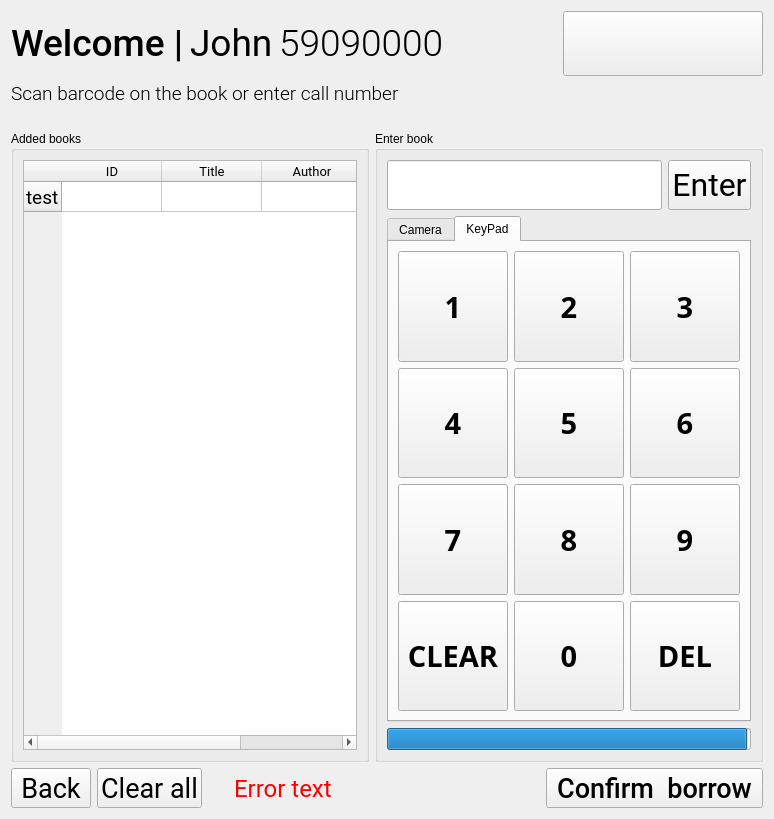
      <widget class="QWidget" name="borrow_page">
       <layout class="QVBoxLayout" name="verticalLayout_2">
        <item>
         <layout class="QHBoxLayout" name="horizontalLayout_5">
          <item>
           <widget class="QLabel" name="label_3">
            <property name="sizePolicy">
             <sizepolicy hsizetype="Maximum" vsizetype="Preferred">
              <horstretch>0</horstretch>
              <verstretch>0</verstretch>
             </sizepolicy>
            </property>
            <property name="font">
             <font>
              <family>Roboto Medium</family>
              <pointsize>28</pointsize>
             </font>
            </property>
            <property name="text">
             <string>Welcome |</string>
            </property>
           </widget>
          </item>
          <item>
           <widget class="QLabel" name="label_borrow_name">
            <property name="enabled">
             <bool>true</bool>
            </property>
            <property name="sizePolicy">
             <sizepolicy hsizetype="Maximum" vsizetype="Ignored">
              <horstretch>0</horstretch>
              <verstretch>0</verstretch>
             </sizepolicy>
            </property>
            <property name="font">
             <font>
              <family>Roboto</family>
              <pointsize>28</pointsize>
             </font>
            </property>
            <property name="text">
             <string>John</string>
            </property>
           </widget>
          </item>
          <item>
           <widget class="QLabel" name="label_borrow_id">
            <property name="font">
             <font>
              <family>Roboto Light</family>
              <pointsize>28</pointsize>
             </font>
            </property>
            <property name="text">
             <string>59090000</string>
            </property>
           </widget>
          </item>
          <item>
           <widget class="QPushButton" name="pushButton_line_connect">
            <property name="sizePolicy">
             <sizepolicy hsizetype="Maximum" vsizetype="Fixed">
              <horstretch>0</horstretch>
              <verstretch>0</verstretch>
             </sizepolicy>
            </property>
            <property name="minimumSize">
             <size>
              <width>200</width>
              <height>65</height>
             </size>
            </property>
            <property name="font">
             <font>
              <family>Roboto</family>
              <pointsize>16</pointsize>
             </font>
            </property>
            <property name="text">
             <string/>
            </property>
           </widget>
          </item>
         </layout>
        </item>
        <item>
         <widget class="QLabel" name="label_5">
          <property name="font">
           <font>
            <family>Roboto Light</family>
            <pointsize>14</pointsize>
           </font>
          </property>
          <property name="text">
           <string>Scan barcode on the book or enter call number</string>
          </property>
         </widget>
        </item>
        <item>
         <spacer name="verticalSpacer_5">
          <property name="orientation">
           <enum>Qt::Vertical</enum>
          </property>
          <property name="sizeType">
           <enum>QSizePolicy::Fixed</enum>
          </property>
          <property name="sizeHint" stdset="0">
           <size>
            <width>20</width>
            <height>20</height>
           </size>
          </property>
         </spacer>
        </item>
        <item>
         <layout class="QGridLayout" name="gridLayout_4">
          <item row="0" column="0">
           <widget class="QGroupBox" name="groupBox">
            <property name="title">
             <string>Added books</string>
            </property>
            <layout class="QVBoxLayout" name="verticalLayout_5">
             <item>
              <widget class="QTableWidget" name="tableWidget_addBooks">
               <property name="font">
                <font>
                 <family>Roboto</family>
                 <pointsize>14</pointsize>
                </font>
               </property>
               <property name="sizeAdjustPolicy">
                <enum>QAbstractScrollArea::AdjustToContents</enum>
               </property>
               <property name="editTriggers">
                <set>QAbstractItemView::NoEditTriggers</set>
               </property>
               <property name="rowCount">
                <number>1</number>
               </property>
               <property name="columnCount">
                <number>3</number>
               </property>
               <row>
                <property name="text">
                 <string>test</string>
                </property>
               </row>
               <column>
                <property name="text">
                 <string>ID</string>
                </property>
                <property name="font">
                 <font>
                  <family>Roboto</family>
                  <pointsize>10</pointsize>
                 </font>
                </property>
               </column>
               <column>
                <property name="text">
                 <string>Title</string>
                </property>
                <property name="font">
                 <font>
                  <family>Roboto</family>
                  <pointsize>10</pointsize>
                 </font>
                </property>
               </column>
               <column>
                <property name="text">
                 <string>Author</string>
                </property>
                <property name="font">
                 <font>
                  <family>Roboto</family>
                  <pointsize>10</pointsize>
                 </font>
                </property>
               </column>
              </widget>
             </item>
            </layout>
           </widget>
          </item>
          <item row="0" column="1">
           <widget class="QGroupBox" name="groupBox_2">
            <property name="sizePolicy">
             <sizepolicy hsizetype="Maximum" vsizetype="Preferred">
              <horstretch>0</horstretch>
              <verstretch>0</verstretch>
             </sizepolicy>
            </property>
            <property name="title">
             <string>Enter book</string>
            </property>
            <layout class="QVBoxLayout" name="verticalLayout_6">
             <item>
              <layout class="QHBoxLayout" name="horizontalLayout_8">
               <item>
                <widget class="QLineEdit" name="lineEdit_bookID">
                 <property name="minimumSize">
                  <size>
                   <width>0</width>
                   <height>50</height>
                  </size>
                 </property>
                 <property name="font">
                  <font>
                   <family>Roboto</family>
                   <pointsize>24</pointsize>
                  </font>
                 </property>
                </widget>
               </item>
               <item>
                <widget class="QPushButton" name="pushButton_addBook">
                 <property name="minimumSize">
                  <size>
                   <width>0</width>
                   <height>50</height>
                  </size>
                 </property>
                 <property name="font">
                  <font>
                   <family>Roboto</family>
                   <pointsize>24</pointsize>
                  </font>
                 </property>
                 <property name="text">
                  <string>Enter</string>
                 </property>
                </widget>
               </item>
              </layout>
             </item>
             <item>
              <widget class="QTabWidget" name="tabWidget">
               <property name="currentIndex">
                <number>1</number>
               </property>
               <widget class="QWidget" name="tab_camera">
                <attribute name="title">
                 <string>Camera</string>
                </attribute>
                <layout class="QVBoxLayout" name="verticalLayout_7">
                 <item>
                  <widget class="QWidget" name="CamView_2" native="true">
                   <property name="minimumSize">
                    <size>
                     <width>320</width>
                     <height>180</height>
                    </size>
                   </property>
                   <property name="maximumSize">
                    <size>
                     <width>1280</width>
                     <height>720</height>
                    </size>
                   </property>
                  </widget>
                 </item>
                </layout>
               </widget>
               <widget class="QWidget" name="tab_keypad">
                <attribute name="title">
                 <string>KeyPad</string>
                </attribute>
                <layout class="QVBoxLayout" name="verticalLayout_8">
                 <item>
                  <layout class="QGridLayout" name="gridLayout_Keypad_2">
                   <item row="2" column="1">
                    <widget class="QPushButton" name="button_num_in_8b">
                     <property name="sizePolicy">
                      <sizepolicy hsizetype="Minimum" vsizetype="Minimum">
                       <horstretch>0</horstretch>
                       <verstretch>0</verstretch>
                      </sizepolicy>
                     </property>
                     <property name="minimumSize">
                      <size>
                       <width>110</width>
                       <height>110</height>
                      </size>
                     </property>
                     <property name="maximumSize">
                      <size>
                       <width>150</width>
                       <height>150</height>
                      </size>
                     </property>
                     <property name="font">
                      <font>
                       <family>Gotham Bold</family>
                       <pointsize>22</pointsize>
                       <weight>75</weight>
                       <bold>true</bold>
                      </font>
                     </property>
                     <property name="text">
                      <string>8</string>
                     </property>
                    </widget>
                   </item>
                   <item row="2" column="2">
                    <widget class="QPushButton" name="button_num_in_9b">
                     <property name="sizePolicy">
                      <sizepolicy hsizetype="Minimum" vsizetype="Minimum">
                       <horstretch>0</horstretch>
                       <verstretch>0</verstretch>
                      </sizepolicy>
                     </property>
                     <property name="minimumSize">
                      <size>
                       <width>110</width>
                       <height>110</height>
                      </size>
                     </property>
                     <property name="maximumSize">
                      <size>
                       <width>150</width>
                       <height>150</height>
                      </size>
                     </property>
                     <property name="font">
                      <font>
                       <family>Gotham Bold</family>
                       <pointsize>22</pointsize>
                       <weight>75</weight>
                       <bold>true</bold>
                      </font>
                     </property>
                     <property name="text">
                      <string>9</string>
                     </property>
                    </widget>
                   </item>
                   <item row="0" column="1">
                    <widget class="QPushButton" name="button_num_in_2b">
                     <property name="sizePolicy">
                      <sizepolicy hsizetype="Minimum" vsizetype="Minimum">
                       <horstretch>0</horstretch>
                       <verstretch>0</verstretch>
                      </sizepolicy>
                     </property>
                     <property name="minimumSize">
                      <size>
                       <width>110</width>
                       <height>110</height>
                      </size>
                     </property>
                     <property name="maximumSize">
                      <size>
                       <width>150</width>
                       <height>150</height>
                      </size>
                     </property>
                     <property name="font">
                      <font>
                       <family>Gotham Bold</family>
                       <pointsize>22</pointsize>
                       <weight>75</weight>
                       <bold>true</bold>
                      </font>
                     </property>
                     <property name="text">
                      <string>2</string>
                     </property>
                    </widget>
                   </item>
                   <item row="0" column="2">
                    <widget class="QPushButton" name="button_num_in_3b">
                     <property name="sizePolicy">
                      <sizepolicy hsizetype="Minimum" vsizetype="Minimum">
                       <horstretch>0</horstretch>
                       <verstretch>0</verstretch>
                      </sizepolicy>
                     </property>
                     <property name="minimumSize">
                      <size>
                       <width>110</width>
                       <height>110</height>
                      </size>
                     </property>
                     <property name="maximumSize">
                      <size>
                       <width>150</width>
                       <height>150</height>
                      </size>
                     </property>
                     <property name="font">
                      <font>
                       <family>Gotham Bold</family>
                       <pointsize>22</pointsize>
                       <weight>75</weight>
                       <bold>true</bold>
                      </font>
                     </property>
                     <property name="text">
                      <string>3</string>
                     </property>
                    </widget>
                   </item>
                   <item row="1" column="0">
                    <widget class="QPushButton" name="button_num_in_4b">
                     <property name="sizePolicy">
                      <sizepolicy hsizetype="Minimum" vsizetype="Minimum">
                       <horstretch>0</horstretch>
                       <verstretch>0</verstretch>
                      </sizepolicy>
                     </property>
                     <property name="minimumSize">
                      <size>
                       <width>110</width>
                       <height>110</height>
                      </size>
                     </property>
                     <property name="maximumSize">
                      <size>
                       <width>150</width>
                       <height>150</height>
                      </size>
                     </property>
                     <property name="font">
                      <font>
                       <family>Gotham Bold</family>
                       <pointsize>22</pointsize>
                       <weight>75</weight>
                       <bold>true</bold>
                      </font>
                     </property>
                     <property name="text">
                      <string>4</string>
                     </property>
                    </widget>
                   </item>
                   <item row="1" column="1">
                    <widget class="QPushButton" name="button_num_in_5b">
                     <property name="sizePolicy">
                      <sizepolicy hsizetype="Minimum" vsizetype="Minimum">
                       <horstretch>0</horstretch>
                       <verstretch>0</verstretch>
                      </sizepolicy>
                     </property>
                     <property name="minimumSize">
                      <size>
                       <width>110</width>
                       <height>110</height>
                      </size>
                     </property>
                     <property name="maximumSize">
                      <size>
                       <width>150</width>
                       <height>150</height>
                      </size>
                     </property>
                     <property name="font">
                      <font>
                       <family>Gotham Bold</family>
                       <pointsize>22</pointsize>
                       <weight>75</weight>
                       <bold>true</bold>
                      </font>
                     </property>
                     <property name="text">
                      <string>5</string>
                     </property>
                    </widget>
                   </item>
                   <item row="1" column="2">
                    <widget class="QPushButton" name="button_num_in_6b">
                     <property name="sizePolicy">
                      <sizepolicy hsizetype="Minimum" vsizetype="Minimum">
                       <horstretch>0</horstretch>
                       <verstretch>0</verstretch>
                      </sizepolicy>
                     </property>
                     <property name="minimumSize">
                      <size>
                       <width>110</width>
                       <height>110</height>
                      </size>
                     </property>
                     <property name="maximumSize">
                      <size>
                       <width>150</width>
                       <height>150</height>
                      </size>
                     </property>
                     <property name="font">
                      <font>
                       <family>Gotham Bold</family>
                       <pointsize>22</pointsize>
                       <weight>75</weight>
                       <bold>true</bold>
                      </font>
                     </property>
                     <property name="text">
                      <string>6</string>
                     </property>
                    </widget>
                   </item>
                   <item row="2" column="0">
                    <widget class="QPushButton" name="button_num_in_7b">
                     <property name="sizePolicy">
                      <sizepolicy hsizetype="Minimum" vsizetype="Minimum">
                       <horstretch>0</horstretch>
                       <verstretch>0</verstretch>
                      </sizepolicy>
                     </property>
                     <property name="minimumSize">
                      <size>
                       <width>110</width>
                       <height>110</height>
                      </size>
                     </property>
                     <property name="maximumSize">
                      <size>
                       <width>150</width>
                       <height>150</height>
                      </size>
                     </property>
                     <property name="font">
                      <font>
                       <family>Gotham Bold</family>
                       <pointsize>22</pointsize>
                       <weight>75</weight>
                       <bold>true</bold>
                      </font>
                     </property>
                     <property name="text">
                      <string>7</string>
                     </property>
                    </widget>
                   </item>
                   <item row="0" column="0">
                    <widget class="QPushButton" name="button_num_in_1b">
                     <property name="sizePolicy">
                      <sizepolicy hsizetype="Minimum" vsizetype="Minimum">
                       <horstretch>0</horstretch>
                       <verstretch>0</verstretch>
                      </sizepolicy>
                     </property>
                     <property name="minimumSize">
                      <size>
                       <width>110</width>
                       <height>110</height>
                      </size>
                     </property>
                     <property name="maximumSize">
                      <size>
                       <width>150</width>
                       <height>150</height>
                      </size>
                     </property>
                     <property name="font">
                      <font>
                       <family>Gotham Bold</family>
                       <pointsize>22</pointsize>
                       <weight>75</weight>
                       <bold>true</bold>
                      </font>
                     </property>
                     <property name="text">
                      <string>1</string>
                     </property>
                    </widget>
                   </item>
                   <item row="3" column="0">
                    <widget class="QPushButton" name="button_num_in_clearb">
                     <property name="sizePolicy">
                      <sizepolicy hsizetype="Minimum" vsizetype="Minimum">
                       <horstretch>0</horstretch>
                       <verstretch>0</verstretch>
                      </sizepolicy>
                     </property>
                     <property name="minimumSize">
                      <size>
                       <width>110</width>
                       <height>110</height>
                      </size>
                     </property>
                     <property name="maximumSize">
                      <size>
                       <width>150</width>
                       <height>150</height>
                      </size>
                     </property>
                     <property name="font">
                      <font>
                       <family>Gotham Bold</family>
                       <pointsize>22</pointsize>
                       <weight>75</weight>
                       <bold>true</bold>
                      </font>
                     </property>
                     <property name="text">
                      <string>CLEAR</string>
                     </property>
                    </widget>
                   </item>
                   <item row="3" column="1">
                    <widget class="QPushButton" name="button_num_in_0b">
                     <property name="sizePolicy">
                      <sizepolicy hsizetype="Minimum" vsizetype="Minimum">
                       <horstretch>0</horstretch>
                       <verstretch>0</verstretch>
                      </sizepolicy>
                     </property>
                     <property name="minimumSize">
                      <size>
                       <width>110</width>
                       <height>110</height>
                      </size>
                     </property>
                     <property name="maximumSize">
                      <size>
                       <width>150</width>
                       <height>150</height>
                      </size>
                     </property>
                     <property name="font">
                      <font>
                       <family>Gotham Bold</family>
                       <pointsize>22</pointsize>
                       <weight>75</weight>
                       <bold>true</bold>
                      </font>
                     </property>
                     <property name="text">
                      <string>0</string>
                     </property>
                    </widget>
                   </item>
                   <item row="3" column="2">
                    <widget class="QPushButton" name="button_num_in_delb">
                     <property name="sizePolicy">
                      <sizepolicy hsizetype="Minimum" vsizetype="Minimum">
                       <horstretch>0</horstretch>
                       <verstretch>0</verstretch>
                      </sizepolicy>
                     </property>
                     <property name="minimumSize">
                      <size>
                       <width>110</width>
                       <height>110</height>
                      </size>
                     </property>
                     <property name="maximumSize">
                      <size>
                       <width>150</width>
                       <height>150</height>
                      </size>
                     </property>
                     <property name="font">
                      <font>
                       <family>Gotham Bold</family>
                       <pointsize>22</pointsize>
                       <weight>75</weight>
                       <bold>true</bold>
                      </font>
                     </property>
                     <property name="text">
                      <string>DEL</string>
                     </property>
                    </widget>
                   </item>
                  </layout>
                 </item>
                </layout>
               </widget>
              </widget>
             </item>
             <item>
              <widget class="QProgressBar" name="progressBar_query">
               <property name="enabled">
                <bool>true</bool>
               </property>
               <property name="value">
                <number>99</number>
               </property>
               <property name="textVisible">
                <bool>false</bool>
               </property>
              </widget>
             </item>
            </layout>
           </widget>
          </item>
         </layout>
        </item>
        <item>
         <layout class="QHBoxLayout" name="horizontalLayout_9">
          <item>
           <widget class="QPushButton" name="pushButton_back_to_p1">
            <property name="minimumSize">
             <size>
              <width>0</width>
              <height>40</height>
             </size>
            </property>
            <property name="font">
             <font>
              <family>Roboto</family>
              <pointsize>20</pointsize>
             </font>
            </property>
            <property name="text">
             <string>Back</string>
            </property>
           </widget>
          </item>
          <item>
           <widget class="QPushButton" name="pushButton_clear">
            <property name="minimumSize">
             <size>
              <width>0</width>
              <height>40</height>
             </size>
            </property>
            <property name="font">
             <font>
              <family>Roboto</family>
              <pointsize>20</pointsize>
             </font>
            </property>
            <property name="text">
             <string>Clear all</string>
            </property>
           </widget>
          </item>
          <item>
           <widget class="QLabel" name="label_borrow_error">
            <property name="font">
             <font>
              <family>Roboto</family>
              <pointsize>18</pointsize>
              <stylestrategy>PreferDefault</stylestrategy>
             </font>
            </property>
            <property name="styleSheet">
             <string notr="true">color: red; margin-left: 20px</string>
            </property>
            <property name="text">
             <string>Error text</string>
            </property>
           </widget>
          </item>
          <item>
           <spacer name="horizontalSpacer_5">
            <property name="orientation">
             <enum>Qt::Horizontal</enum>
            </property>
            <property name="sizeHint" stdset="0">
             <size>
              <width>40</width>
              <height>20</height>
             </size>
            </property>
           </spacer>
          </item>
          <item>
           <widget class="QPushButton" name="pushButton_confirm_borrow">
            <property name="minimumSize">
             <size>
              <width>0</width>
              <height>40</height>
             </size>
            </property>
            <property name="font">
             <font>
              <family>Roboto Medium</family>
              <pointsize>20</pointsize>
             </font>
            </property>
            <property name="styleSheet">
             <string notr="true">padding-left: 10px;padding-right: 10px;</string>
            </property>
            <property name="text">
             <string>Confirm  borrow</string>
            </property>
           </widget>
          </item>
         </layout>
        </item>
       </layout>
      </widget>
